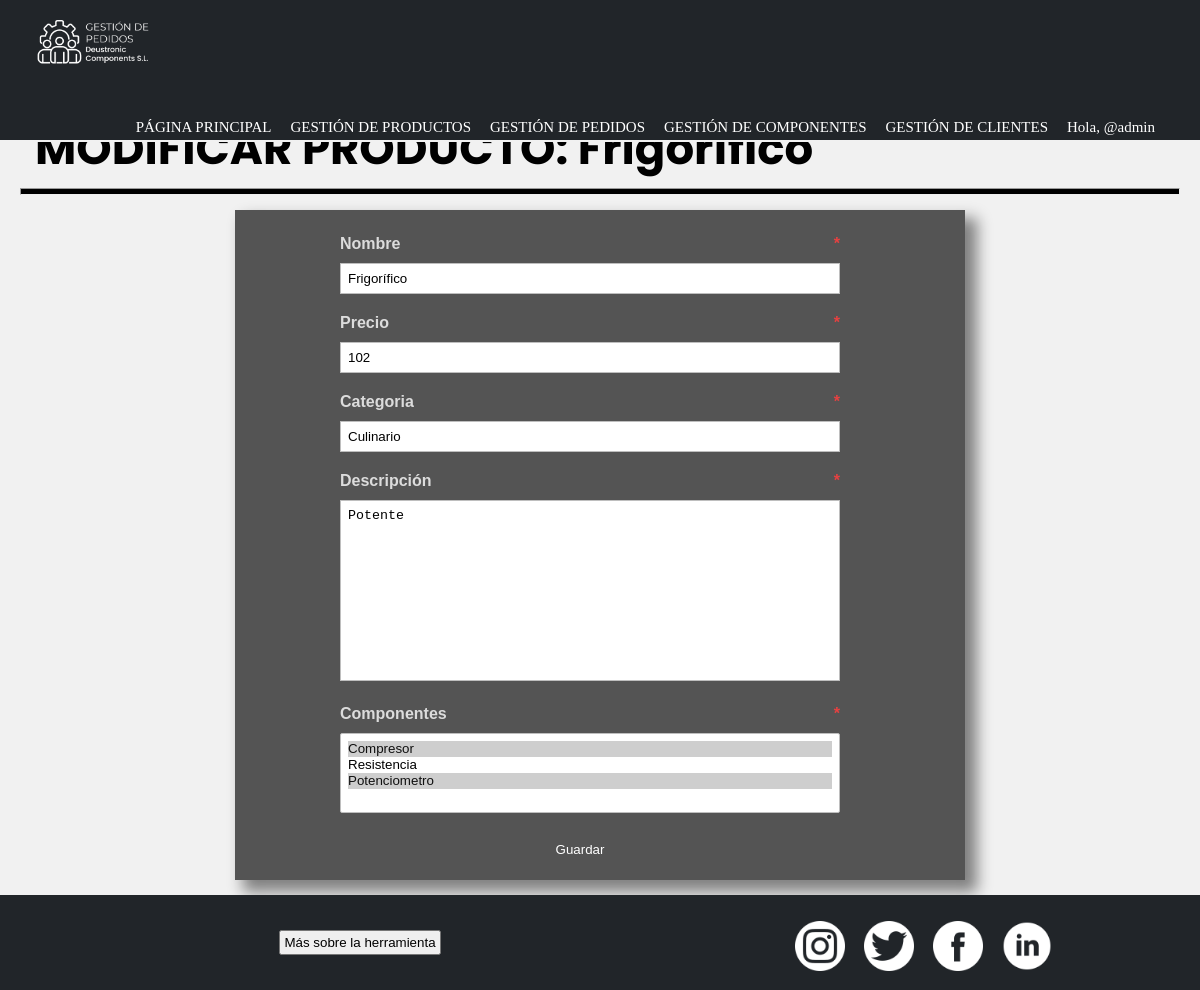
The page /gestionDePedidos/modificarProducto/10/ (signed in) on the database as committed earlier.
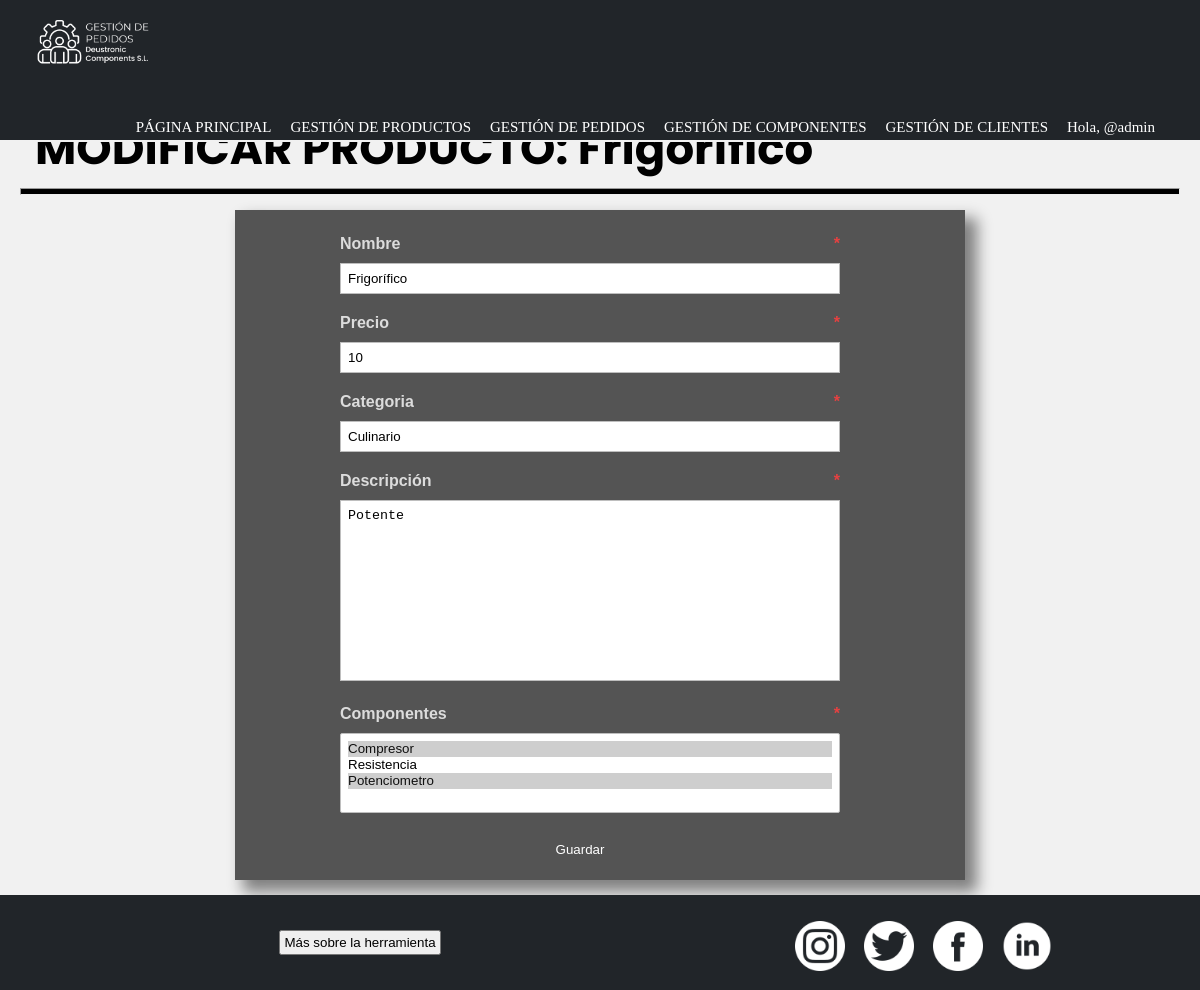
The same page on the database as committed later.
### appGestionDePedidos/models.py (models this page shows, shortened)
class Producto(models.Model):
    precio = models.IntegerField()
    nombre = models.CharField(max_length=50)
    descripcion = models.TextField(max_length=50)
    categoria = models.CharField(max_length=50)
    componentes = models.ManyToManyField(Componente, through = 'Consta') #esto nos crea la tabla intermedia de la n-m invisible producto-componente

### appGestionDePedidos/views.py (the view)
# urls.py: path('modificarProducto/<int:pk>/', ModificarProducto.as_view(), name = 'modificarProducto'),
class ModificarProducto(PermissionRequiredMixin, UpdateView):
        permission_required = 'appGestionDePedidos.change_producto'
        model = Producto
        template_name = 'modificarProducto.html'
        success_url = reverse_lazy('pagPrincipal')
        fields = {
                "nombre",
                "precio",
                "descripcion",
                "categoria",
                "componentes"
        }

### appGestionDePedidos/models.py (called while the page is built)
    def __str__(self):
        return self.nombre

### appGestionDePedidos/templates/modificarProducto.html (shortened to what this page needs)
{% extends "base.html" %}
{% load static %}
{% block content %}
    <header>
        <h2 class="pagSecundarias">MODIFICAR PRODUCTO: {{ producto.nombre }}</h2>
        <hr>
    </header>
    <form class="acciones" method="POST" action=".">
        <ul class="formularios">
            <li>
                <label for="id_nombre">Nombre <span class="required">*</span></label>
                {{ form.nombre }}
            </li>
            <li>
                <label for="id_precio">Precio <span class="required">*</span></label>
                {{ form.precio }}
            </li>
            <li>
                <label for="id_categoria">Categoria <span class="required">*</span></label>
                {{ form.categoria }}
            </li>
            <li>
                <label for="id_descripcion">Descripción <span class="required">*</span></label>
                {{ form.descripcion }}
            </li>
            <li>
                <label for="id_componentes">Componentes <span class="required">*</span></label>
                {{ form.componentes }}
            </li>
        </ul>
        <input type="submit" value="Guardar">
    </form>
{% endblock %}

Rows that differ between the two databases and show on the page:
changed Producto "Frigorífico": precio "102" → "10"
